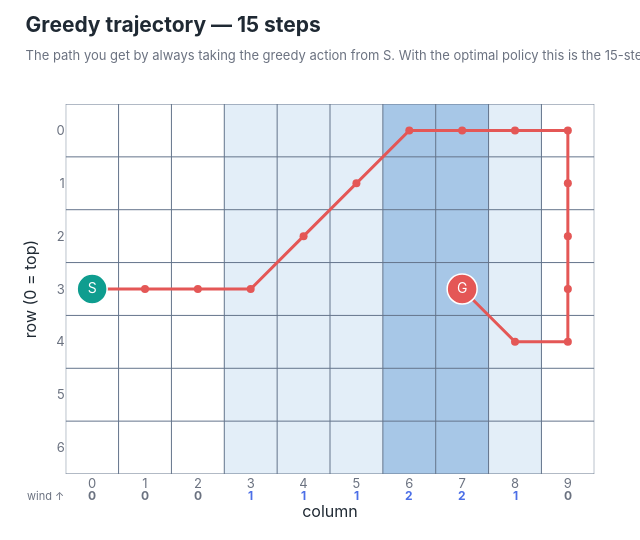

Notebook code cell kept with this figure:
### Code cell
fig, n_steps = plot_greedy_trajectory(env, pi)
print(f'greedy trajectory length: {n_steps} steps (optimal = 15)')
fig.show()

### Figure 1 — Plotly figure (JSON) as saved in the notebook; plotly's stock layout.template omitted (floating-point values rounded to 4 significant figures)
{"data": [{"colorscale": [[0, "#FFFFFF"], [0.5, "#E3EEF8"], [1, "#A7C7E7"]], "hovertemplate": "cell (row %{y}, col %{x})<br>wind: %{z:.0f} ↑<extra></extra>", "showscale": false, "type": "heatmap", "x": [0, 1, 2, 3, 4, 5, 6, 7, 8, 9], "xgap": 0, "y": [0, 1, 2, 3, 4, 5, 6], "ygap": 0, "z": [[0, 0, 0, 1, 1, 1, 2, 2, 1, 0], [0, 0, 0, 1, 1, 1, 2, 2, 1, 0], [0, 0, 0, 1, 1, 1, 2, 2, 1, 0], [0, 0, 0, 1, 1, 1, 2, 2, 1, 0], [0, 0, 0, 1, 1, 1, 2, 2, 1, 0], [0, 0, 0, 1, 1, 1, 2, 2, 1, 0], [0, 0, 0, 1, 1, 1, 2, 2, 1, 0]], "zmax": 2, "zmin": 0}, {"hoverinfo": "skip", "line": {"color": "#64748B", "width": 1}, "mode": "lines", "showlegend": false, "type": "scatter", "x": [-0.5, -0.5, null, 0.5, 0.5, null, 1.5, 1.5, null, 2.5, 2.5, null, 3.5, 3.5, null, 4.5, 4.5, null, 5.5, 5.5, null, 6.5, 6.5, null, 7.5, 7.5, null, 8.5, 8.5, null, 9.5, 9.5, null, -0.5, 9.5, null, -0.5, 9.5, null, -0.5, 9.5, null, -0.5, 9.5, null, -0.5, 9.5, null, -0.5, 9.5, null, -0.5, 9.5, null, -0.5, 9.5, null], "y": [-0.5, 6.5, null, -0.5, 6.5, null, -0.5, 6.5, null, -0.5, 6.5, null, -0.5, 6.5, null, -0.5, 6.5, null, -0.5, 6.5, null, -0.5, 6.5, null, -0.5, 6.5, null, -0.5, 6.5, null, -0.5, 6.5, null, -0.5, -0.5, null, 0.5, 0.5, null, 1.5, 1.5, null, 2.5, 2.5, null, 3.5, 3.5, null, 4.5, 4.5, null, 5.5, 5.5, null, 6.5, 6.5, null]}, {"customdata": [0, 1, 2, 3, 4, 5, 6, 7, 8, 9, 10, 11, 12, 13, 14, 15], "hovertemplate": "step %{customdata}<br>cell (row %{y}, col %{x})<extra></extra>", "line": {"color": "#E45756", "width": 3}, "marker": {"color": "#E45756", "size": 8}, "mode": "lines+markers", "showlegend": false, "type": "scatter", "x": [0, 1, 2, 3, 4, 5, 6, 7, 8, 9, 9, 9, 9, 9, 8, 7], "y": [3, 3, 3, 3, 2, 1, 0, 0, 0, 0, 1, 2, 3, 4, 4, 3]}, {"hovertemplate": "Start (row %{y}, col %{x})<extra></extra>", "marker": {"color": "#0F9D8F", "line": {"color": "white", "width": 1.5}, "size": 30}, "mode": "markers+text", "showlegend": false, "text": ["S"], "textfont": {"color": "white", "family": "Inter, Helvetica Neue, Arial, sans-serif", "size": 14}, "textposition": "middle center", "type": "scatter", "x": [0], "y": [3]}, {"hovertemplate": "Goal (row %{y}, col %{x})<extra></extra>", "marker": {"color": "#E45756", "line": {"color": "white", "width": 1.5}, "size": 30}, "mode": "markers+text", "showlegend": false, "text": ["G"], "textfont": {"color": "white", "family": "Inter, Helvetica Neue, Arial, sans-serif", "size": 14}, "textposition": "middle center", "type": "scatter", "x": [7], "y": [3]}], "layout": {"annotations": [{"font": {"color": "#6B7280", "size": 11}, "showarrow": false, "text": "wind ↑", "x": -0.5, "xanchor": "right", "xref": "x", "y": -0.085, "yref": "paper"}, {"font": {"color": "#6B7280", "size": 12}, "showarrow": false, "text": "<b>0</b>", "x": 0, "xref": "x", "y": -0.085, "yref": "paper"}, {"font": {"color": "#6B7280", "size": 12}, "showarrow": false, "text": "<b>0</b>", "x": 1, "xref": "x", "y": -0.085, "yref": "paper"}, {"font": {"color": "#6B7280", "size": 12}, "showarrow": false, "text": "<b>0</b>", "x": 2, "xref": "x", "y": -0.085, "yref": "paper"}, {"font": {"color": "#4C6FE7", "size": 12}, "showarrow": false, "text": "<b>1</b>", "x": 3, "xref": "x", "y": -0.085, "yref": "paper"}, {"font": {"color": "#4C6FE7", "size": 12}, "showarrow": false, "text": "<b>1</b>", "x": 4, "xref": "x", "y": -0.085, "yref": "paper"}, {"font": {"color": "#4C6FE7", "size": 12}, "showarrow": false, "text": "<b>1</b>", "x": 5, "xref": "x", "y": -0.085, "yref": "paper"}, {"font": {"color": "#4C6FE7", "size": 12}, "showarrow": false, "text": "<b>2</b>", "x": 6, "xref": "x", "y": -0.085, "yref": "paper"}, {"font": {"color": "#4C6FE7", "size": 12}, "showarrow": false, "text": "<b>2</b>", "x": 7, "xref": "x", "y": -0.085, "yref": "paper"}, {"font": {"color": "#4C6FE7", "size": 12}, "showarrow": false, "text": "<b>1</b>", "x": 8, "xref": "x", "y": -0.085, "yref": "paper"}, {"font": {"color": "#6B7280", "size": 12}, "showarrow": false, "text": "<b>0</b>", "x": 9, "xref": "x", "y": -0.085, "yref": "paper"}], "font": {"color": "#1F2933", "family": "Inter, Helvetica Neue, Arial, sans-serif", "size": 13}, "height": 540, "hoverlabel": {"bgcolor": "white", "font": {"family": "Inter, Helvetica Neue, Arial, sans-serif", "size": 13}}, "margin": {"b": 66, "l": 64, "r": 44, "t": 104}, "paper_bgcolor": "white", "plot_bgcolor": "white", "title": {"font": {"color": "#1F2933", "family": "Inter, Helvetica Neue, Arial, sans-serif", "size": 21}, "text": "<b>Greedy trajectory — 15 steps</b><br><span style='font-size:13px;color:#6B7280'>The path you get by always taking the greedy action from S. With the optimal policy this is the 15-step minimum. Hover a point for its step number.</span>", "x": 0.04, "xanchor": "left", "y": 0.94, "yanchor": "top"}, "width": 640, "xaxis": {"constrain": "domain", "dtick": 1, "range": [-0.5, 9.5], "showgrid": false, "tickfont": {"color": "#6B7280"}, "ticks": "", "title": {"text": "column"}, "zeroline": false}, "yaxis": {"constrain": "domain", "dtick": 1, "range": [6.5, -0.5], "scaleanchor": "x", "scaleratio": 1, "showgrid": false, "tickfont": {"color": "#6B7280"}, "ticks": "", "title": {"text": "row (0 = top)"}, "zeroline": false}}}
